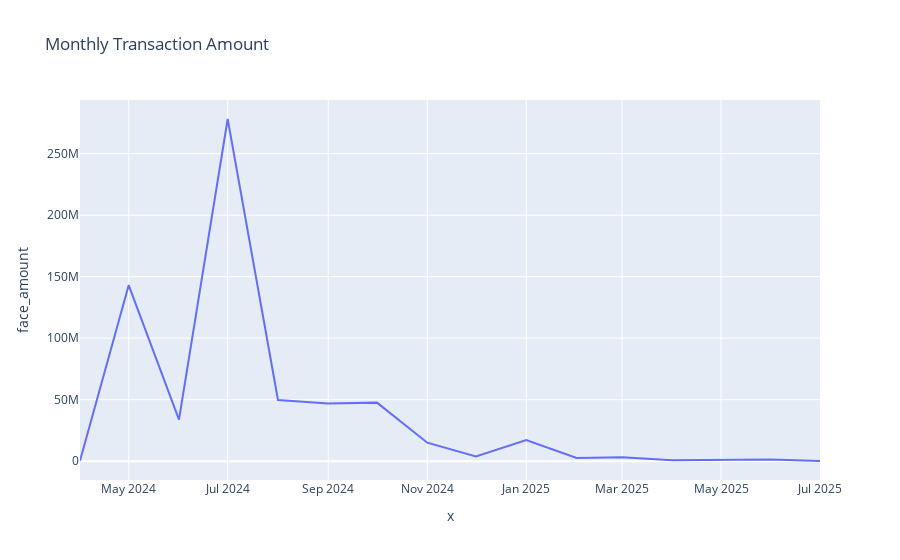
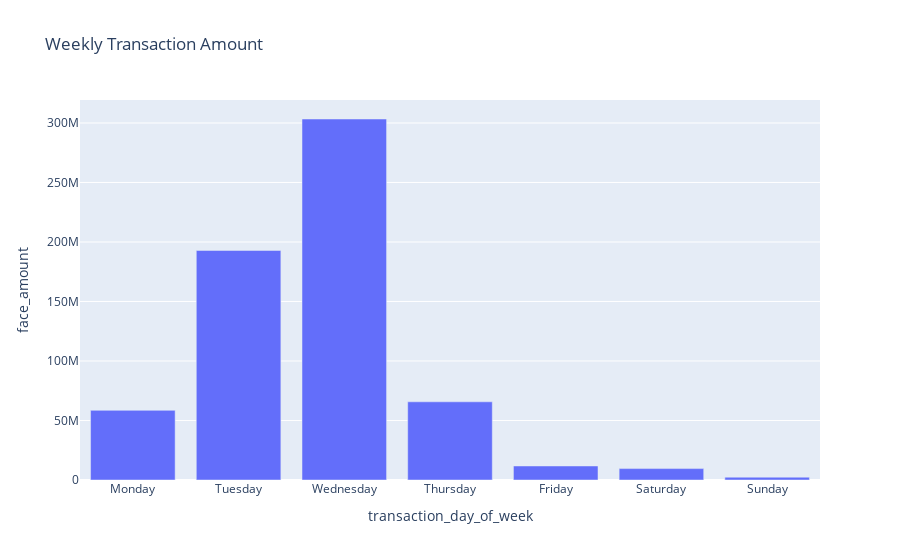

Write notebook code for charts like these, in order.
### Markdown cell above
Insight: Overall repayment performance for most loans with a mean of 92%. Standard deviation of 25% shows moderate variability. Around 11% of total face amount (1.2M out of 10.7M) — a non-trivial default risk exposure.

### Code cell
# temporal trends  
df['transaction_month'] = df['transaction_date'].dt.to_period('M')
df['transaction_year'] = df['transaction_date'].dt.year
df['transaction_month_num'] = df['transaction_date'].dt.month
df['transaction_day_of_week'] = df['transaction_date'].dt.day_name()

# yearly trends
monthly_yearly_trends = df.pivot_table(
    index='transaction_month_num',
    columns='transaction_year',
    values='face_amount',
    aggfunc='sum'
).fillna(0)

print("Monthly Transaction Amounts by Year:")
print(monthly_yearly_trends)

# Monthly trends

monthly_trends = df.groupby('transaction_month').agg({
    'transaction_id': 'count',
    'face_amount': 'sum',
    'customer_id': 'nunique',
    'loan_repayment_rate': 'mean'
}).round(2)

print("Monthly Transaction Trends:")
print(monthly_trends.tail(6))  # Last 6 months

# Weekly trends
weekly_trends = df.groupby('transaction_day_of_week').agg({
    'transaction_id': 'count',  
    'face_amount': 'sum',
    'customer_id': 'nunique',
    'loan_repayment_rate': 'mean'
}).reindex(['Monday', 'Tuesday', 'Wednesday', 'Thursday', 'Friday', 'Saturday', 'Sunday']).round(2)
print("Weekly Transaction Trends:")
print(weekly_trends)

# visualize trends
plt.figure(figsize=(10, 6))
sns.heatmap(monthly_yearly_trends, annot=True, fmt=".0f", cmap="YlGnBu")
plt.title("Monthly Transaction Amounts by Year")
plt.xlabel("Year")
plt.ylabel("Month")
plt.tight_layout()
plt.show()

fig = px.line(monthly_trends, x=monthly_trends.index.astype(str), y='face_amount', title='Monthly Transaction Amount')
fig.show()
fig = px.bar(weekly_trends, x=weekly_trends.index, y='face_amount', title='Weekly Transaction Amount')
fig.show()

### Figure 1 — Plotly figure (JSON) as saved in the notebook; plotly's stock layout.template omitted (floating-point values rounded to 4 significant figures)
{"data": [{"hovertemplate": "x=%{x}<br>face_amount=%{y}<extra></extra>", "legendgroup": "", "line": {"color": "#636efa", "dash": "solid"}, "marker": {"symbol": "circle"}, "mode": "lines", "name": "", "orientation": "v", "showlegend": false, "type": "scatter", "x": ["2024-04", "2024-05", "2024-06", "2024-07", "2024-08", "2024-09", "2024-10", "2024-11", "2024-12", "2025-01", "2025-02", "2025-03", "2025-04", "2025-05", "2025-06", "2025-07"], "xaxis": "x", "y": [278000, 143069192, 33698974, 278176479, 49687480, 46949499, 47586399, 15027006, 3785122, 17067196, 2561601, 3230891, 663620, 1027660, 1252296, 132136], "yaxis": "y"}], "layout": {"legend": {"tracegroupgap": 0}, "title": {"text": "Monthly Transaction Amount"}, "xaxis": {"anchor": "y", "domain": [0, 1], "title": {"text": "x"}}, "yaxis": {"anchor": "x", "domain": [0, 1], "title": {"text": "face_amount"}}}}

### Figure 2 — Plotly figure (JSON) as saved in the notebook; plotly's stock layout.template omitted (floating-point values rounded to 4 significant figures)
{"data": [{"hovertemplate": "transaction_day_of_week=%{x}<br>face_amount=%{y}<extra></extra>", "legendgroup": "", "marker": {"color": "#636efa", "pattern": {"shape": ""}}, "name": "", "orientation": "v", "showlegend": false, "textposition": "auto", "type": "bar", "x": ["Monday", "Tuesday", "Wednesday", "Thursday", "Friday", "Saturday", "Sunday"], "xaxis": "x", "y": [58530528, 192881913, 303335581, 65712372, 11777664, 9599342, 2356151], "yaxis": "y"}], "layout": {"barmode": "relative", "legend": {"tracegroupgap": 0}, "title": {"text": "Weekly Transaction Amount"}, "xaxis": {"anchor": "y", "domain": [0, 1], "title": {"text": "transaction_day_of_week"}}, "yaxis": {"anchor": "x", "domain": [0, 1], "title": {"text": "face_amount"}}}}
